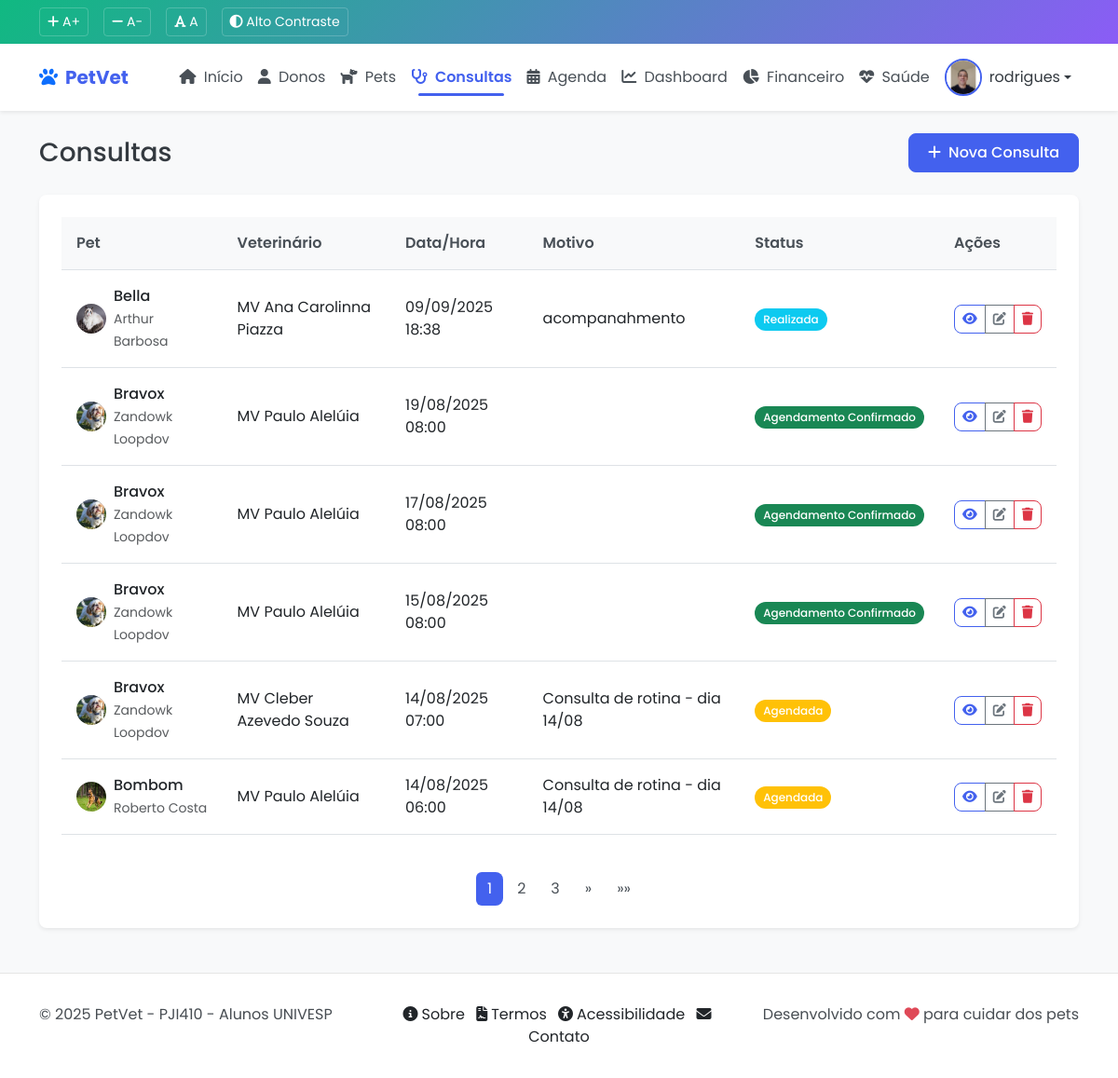
The app's page /core/consultas/ (signed in), older data.
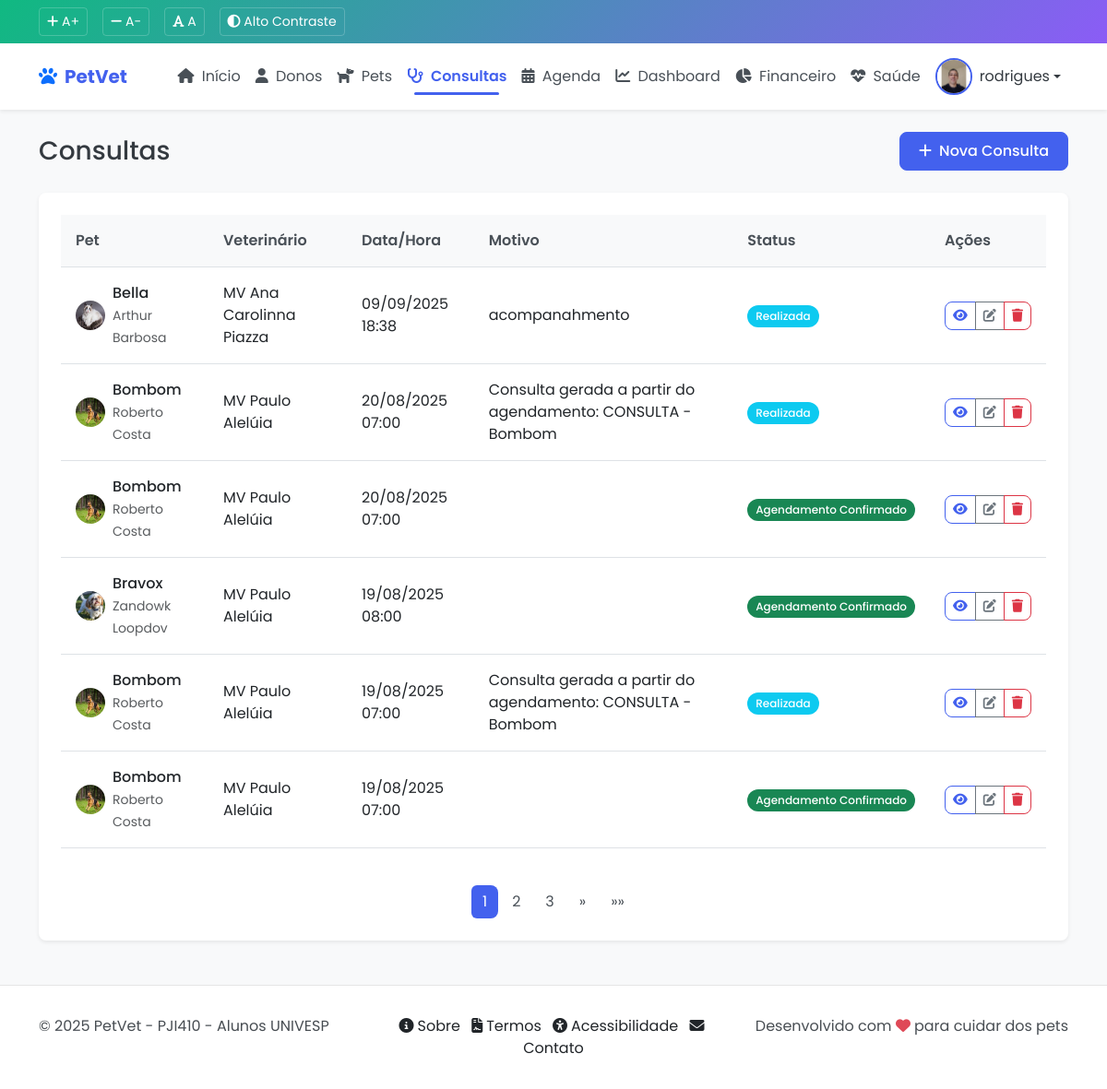
The same page, newer data.
### core/models.py (models this page shows, shortened)
class Consulta(models.Model):
    STATUS = (
        ('AGENDADA', 'Agendada'),
        ('CONFIRMADA', 'Confirmada'),
        ('REALIZADA', 'Realizada'),
        ('CANCELADA', 'Cancelada'),
    )
    VETERINARIOS = (
        ('MV Paulo Alelúia', 'MV Paulo Alelúia'),
        ('MV Cleber Azevedo Souza', 'MV Cleber Azevedo Souza'),
        ('MV Ana Carolinna Piazza', 'MV Ana Carolinna Piazza'),
        ('MV Camila Banborra', 'MV Camila Banborra'),
    )
    pet = models.ForeignKey(Pet, on_delete=models.CASCADE, related_name='consultas')
    veterinario = models.CharField(max_length=100, choices=VETERINARIOS, default='MV Paulo Alelúia')
    data_hora = models.DateTimeField()
    motivo = models.CharField(max_length=200)
    diagnostico = models.TextField(blank=True)
    tratamento = models.TextField(blank=True)
    status = models.CharField(max_length=20, choices=STATUS, default='AGENDADA')
    observacoes = models.TextField(blank=True)
    data_criacao = models.DateTimeField(auto_now_add=True)
    class Meta:
        verbose_name = 'Consulta'
        verbose_name_plural = 'Consultas'
        ordering = ['-data_hora']

class Pet(models.Model):
    ESPECIES = (
        ('CACHORRO', 'Cachorro'),
        ('GATO', 'Gato'),
        ('AVE', 'Ave'),
        ('ROEDOR', 'Roedor'),
        ('REPTIL', 'Réptil'),
        ('OUTRO', 'Outro'),
    )
    SEXO = (
        ('M', 'Macho'),
        ('F', 'Fêmea'),
    )
    nome = models.CharField(max_length=100)
    dono = models.ForeignKey(Dono, on_delete=models.CASCADE, related_name='pets')
    especie = models.CharField(max_length=20, choices=ESPECIES)
    raca = models.CharField(max_length=50, blank=True)
    sexo = models.CharField(max_length=1, choices=SEXO)
    data_nascimento = models.DateField(null=True, blank=True)
    peso = models.DecimalField(max_digits=5, decimal_places=2, null=True, blank=True)
    foto = models.ImageField(upload_to='pets_fotos/', null=True, blank=True)
    observacoes = models.TextField(blank=True)
    data_cadastro = models.DateTimeField(auto_now_add=True)
    updated_at = models.DateTimeField(auto_now=True)
    class Meta:
        verbose_name = 'Pet'
        verbose_name_plural = 'Pets'
        ordering = ['nome']

class Dono(models.Model):
    nome = models.CharField(max_length=100)
    cpf = models.CharField(max_length=14, unique=True)
    telefone = models.CharField(max_length=15)
    email = models.EmailField(unique=True)
    endereco = models.TextField()
    data_cadastro = models.DateTimeField(auto_now_add=True)
    class Meta:
        verbose_name = 'Dono'
        verbose_name_plural = 'Donos'
        ordering = ['nome']

class Agenda(models.Model):
    TIPO = (
        ('CONSULTA', 'Consulta'),
        ('MEDICACAO', 'Medicação'),
        ('VACINA', 'Vacina'),
        ('EXAME', 'Exame'),
        ('OUTRO', 'Outro'),
    )
    STATUS = (
        ('PENDENTE', 'Pendente'),
        ('CONFIRMADO', 'Confirmado'),
        ('CANCELADO', 'Cancelado'),
    )
    VETERINARIOS = (
        ('MV Paulo Alelúia', 'MV Paulo Alelúia'),
        ('MV Cleber Azevedo Souza', 'MV Cleber Azevedo Souza'),
        ('MV Ana Carolinna Piazza', 'MV Ana Carolinna Piazza'),
        ('MV Camila Banborra', 'MV Camila Banborra'),
    )
    pet = models.ForeignKey(Pet, on_delete=models.CASCADE, related_name='agendamentos')
    veterinario = models.CharField(max_length=100, choices=VETERINARIOS, default='MV Paulo Alelúia')
    tipo = models.CharField(max_length=20, choices=TIPO)
    titulo = models.CharField(max_length=100)
    descricao = models.TextField(blank=True)
    data_hora = models.DateTimeField()
    status = models.CharField(max_length=20, choices=STATUS, default='PENDENTE')
    concluido = models.BooleanField(default=False)
    notificar = models.BooleanField(default=True)
    data_criacao = models.DateTimeField(auto_now_add=True)
    class Meta:
        verbose_name = 'Agenda'
        verbose_name_plural = 'Agendas'
        ordering = ['data_hora']

### core/views.py (the view)
# urls.py: path('consultas/', views.consulta_list, name='consulta_list'),
@login_required
def consulta_list(request):
    status = request.GET.get('status', '')
    query = request.GET.get('q', '')
    consultas = Consulta.objects.all()
    if status:
        consultas = consultas.filter(status=status)
    if query:
        consultas = consultas.filter(
            Q(pet__nome__icontains=query) |
            Q(motivo__icontains=query) |
            Q(diagnostico__icontains=query)
        )
    consultas = consultas.order_by('-data_hora')
    agendamentos = Agenda.objects.filter(status='CONFIRMADO')
    if query:
        agendamentos = agendamentos.filter(
            Q(pet__nome__icontains=query) |
            Q(titulo__icontains=query) |
            Q(descricao__icontains=query)
        )
    agendamentos = agendamentos.order_by('-data_hora')
    from itertools import chain
    from operator import attrgetter
    resultados = sorted(
        chain(consultas, agendamentos),
        key=attrgetter('data_hora'),
        reverse=True
    )
    paginator = Paginator(resultados, 6)  # 6 itens por página
    page_number = request.GET.get('page')
    page_obj = paginator.get_page(page_number)
    context = {
        'page_obj': page_obj,
        'status': status,
        'query': query,
    }
    return render(request, 'core/consulta/list.html', context)

### core/templatetags/core_extras.py (called while the page is built)
@register.filter
def class_name(obj):
    return obj.__class__.__name__

### templates/core/consulta/list.html (shortened to what the changed rows need)
{% extends 'base.html' %}
{% load static %}
{% load core_extras %}
{% block content %}
<div class="container">
    <div class="d-flex justify-content-between align-items-center mb-4">
        <h1 class="h3 mb-0">Consultas</h1>
    </div>
    <div class="card">
        <div class="card-body">
            {% if page_obj %}
            <div class="table-responsive">
                <table class="table table-hover">
                    <thead>
                        <tr>
                            <th>Pet</th>
                            <th>Veterinário</th>
                            <th>Data/Hora</th>
                            <th>Motivo</th>
                            <th>Status</th>
                            <th>Ações</th>
                        </tr>
                    </thead>
                    <tbody>
                        {% for item in page_obj %}
                        <tr>
                            <td>
                                <div class="d-flex align-items-center">
                                    {% if item.pet.foto %}
                                    <img src="{{ item.pet.foto.url }}" alt="{{ item.pet.nome }}" class="rounded-circle me-2" width="32" height="32">
                                    {% else %}
                                    <div class="rounded-circle bg-light me-2 d-flex align-items-center justify-content-center" style="width: 32px; height: 32px;">
                                        <i class="fas fa-paw text-muted"></i>
                                    </div>
                                    {% endif %}
                                    <div>
                                        <div class="fw-medium">{{ item.pet.nome }}</div>
                                        <small class="text-muted">{{ item.pet.dono.nome }}</small>
                                    </div>
                                </div>
                            </td>
                            <td>{{ item.veterinario|default:"N/A" }}</td>
                            <td>{{ item.data_hora|date:"d/m/Y H:i" }}</td>
                            <td>{{ item.motivo }}</td>
                            <td>
                                {% if item|class_name == 'Consulta' %}
                                    {% if item.status == 'AGENDADA' %}
                                    <span class="badge bg-warning">Agendada</span>
                                    {% elif item.status == 'CONFIRMADA' %}
                                    <span class="badge bg-success">Confirmada</span>
                                    {% elif item.status == 'REALIZADA' %}
                                    <span class="badge bg-info">Realizada</span>
                                    {% elif item.status == 'CANCELADA' %}
                                    <span class="badge bg-danger">Cancelada</span>
                                    {% endif %}
                                {% else %}
                                    <span class="badge bg-success">Agendamento Confirmado</span>
                                {% endif %}
                            </td>
                            <td>
                                <div class="btn-group">
                                    {% if item|class_name == 'Consulta' %}
                                        <a href="{% url 'core:consulta_detail' item.pk %}" class="btn btn-sm btn-outline-primary" title="Ver detalhes">
                                            <i class="fas fa-eye"></i>
                                        </a>
                                        <a href="{% url 'core:consulta_update' item.pk %}" class="btn btn-sm btn-outline-secondary" title="Editar">
                                            <i class="fas fa-edit"></i>
                                        </a>
                                        <a href="{% url 'core:consulta_delete' item.pk %}" class="btn btn-sm btn-outline-danger" title="Excluir">
                                            <i class="fas fa-trash"></i>
                                        </a>
                                    {% else %}
                                        <a href="{% url 'core:agenda_detail' item.pk %}" class="btn btn-sm btn-outline-primary" title="Ver detalhes">
                                            <i class="fas fa-eye"></i>
                                        </a>
                                        <a href="{% url 'core:agenda_update' item.pk %}" class="btn btn-sm btn-outline-secondary" title="Editar">
                                            <i class="fas fa-edit"></i>
                                        </a>
                                        <a href="{% url 'core:agenda_delete' item.pk %}" class="btn btn-sm btn-outline-danger" title="Excluir">
                                            <i class="fas fa-trash"></i>
                                        </a>
                                    {% endif %}
                                </div>
                            </td>
                        </tr>
                        {% endfor %}
                    </tbody>
                </table>
            </div>
            {% if page_obj.paginator.num_pages > 1 %}
            <nav aria-label="Navegação de páginas" class="mt-4">
                <ul class="pagination justify-content-center">
                    {% for num in page_obj.paginator.page_range %}
                        {% if page_obj.number == num %}
                        <li class="page-item active">
                            <span class="page-link">{{ num }}</span>
                        </li>
                        {% elif num > page_obj.number|add:'-3' and num < page_obj.number|add:'3' %}
                        <li class="page-item">
                            <a class="page-link" href="?page={{ num }}{% if status %}&status={{ status }}{% endif %}{% if query %}&q={{ query }}{% endif %}">{{ num }}</a>
                        </li>
                        {% endif %}
                    {% endfor %}
                </ul>
            </nav>
            {% endif %}
            {% else %}
            <div class="text-center py-5">
                <i class="fas fa-clipboard-list fa-3x text-muted mb-3"></i>
                <h5 class="text-muted">Nenhuma consulta encontrada</h5>
                <p class="text-muted">Clique no botão "Nova Consulta" para adicionar uma consulta.</p>
            </div>
            {% endif %}
        </div>
    </div>
</div>
{% endblock %}

Row changes from the older to the newer data that the page shows:
no longer on this page (row unchanged): Agenda: pet.foto (picture), pet.nome "Bravox", pet.dono.nome "Zandowk Loopdov", veterinario "MV Paulo Alelúia", data_hora "17/08/2025 08:00", shows "Agendamento Confirmado"
no longer on this page (row unchanged): Agenda: pet.foto (picture), pet.nome "Bravox", pet.dono.nome "Zandowk Loopdov", veterinario "MV Paulo Alelúia", data_hora "15/08/2025 08:00", shows "Agendamento Confirmado"
no longer on this page (row edited): Consulta: pet.foto (picture), pet.nome "Bravox", pet.dono.nome "Zandowk Loopdov", veterinario "MV Cleber Azevedo Souza", data_hora "14/08/2025 07:00", motivo "Consulta de rotina - dia 14/08", status "Agendada"
no longer on this page (row edited): Consulta: pet.foto (picture), pet.nome "Bombom", pet.dono.nome "Roberto Costa", veterinario "MV Paulo Alelúia", data_hora "14/08/2025 06:00", motivo "Consulta de rotina - dia 14/08", status "Agendada"
added Consulta: pet.foto (picture), pet.nome "Bombom", pet.dono.nome "Roberto Costa", veterinario "MV Paulo Alelúia", data_hora "20/08/2025 07:00", motivo "Consulta gerada a partir do agendamento: CONSULTA - Bombom", status "Realizada"
now on this page (row edited): Agenda: pet.foto (picture), pet.nome "Bombom", pet.dono.nome "Roberto Costa", veterinario "MV Paulo Alelúia", data_hora "20/08/2025 07:00", shows "Agendamento Confirmado"
added Consulta: pet.foto (picture), pet.nome "Bombom", pet.dono.nome "Roberto Costa", veterinario "MV Paulo Alelúia", data_hora "19/08/2025 07:00", motivo "Consulta gerada a partir do agendamento: CONSULTA - Bombom", status "Realizada"
now on this page (row edited): Agenda: pet.foto (picture), pet.nome "Bombom", pet.dono.nome "Roberto Costa", veterinario "MV Paulo Alelúia", data_hora "19/08/2025 07:00", shows "Agendamento Confirmado"
